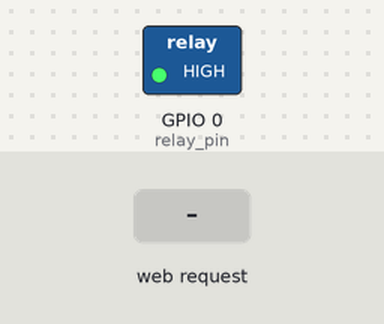
This sketch was run on a simulated ESP8266 (NodeMCU). On the bench: switched loads named in the sketch (green lamp = pin HIGH). The test bench sets the inputs (shaded band). WiFi joins after 1.5 s; servers stay silent unless stated; what the sketch prints to the serial monitor is not drawn.

Above: at 2.7 s.
2.8 s: HTTP request GET /on received
At 4.0 s:
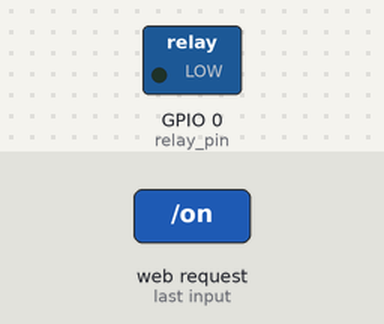
4.3 s: HTTP request GET /off received
At 5.2 s:
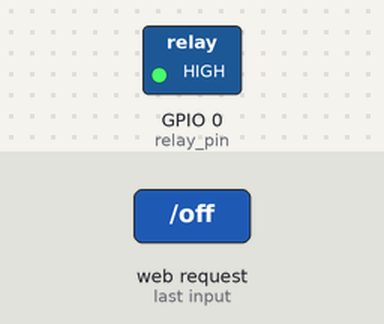
Timing chart, 0 to 7.3 s (numbered marks = the images above; inputs shaded):
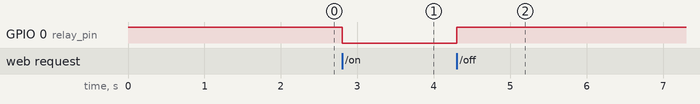

Measured:
- after the input at 2.8 s, GPIO 0 (relay_pin): HIGH → LOW at once
- after the input at 4.3 s, GPIO 0 (relay_pin): LOW → HIGH at once

The sketch:

wifi_switch_esp8266.ino
```cpp
#include <ESP8266WiFi.h>
#include <WiFiClient.h>
#include <ESP8266WebServer.h>
#include <ESP8266Ping.h>

#define relay_pin  0

const char* ssid     = "<YOUR_SSID>";
const char* password = "<YOUR_PASSWORD>";
boolean st = false;

// Address of your wifi router
const IPAddress remote_ip(192, 168, 0, 1);


ESP8266WebServer server(80);

String webString = "";
int counter = -32767;

void handle_root() {
  server.send(200, "text/plain", "Hello\nESP8266 webserver, commands: /on, /off, or /st");
  delay(100);
}

void setup(void) {
  // You can open the Arduino IDE Serial Monitor window to see what the code is doing
  Serial.begin(9600);  // Serial connection from ESP-01 via 3.3v console cable

  pinMode(relay_pin, OUTPUT);
  digitalWrite(relay_pin, HIGH);

  connect();

  server.on("/", handle_root);

  server.on("/on", []() { // if you add this subdirectory to your webserver call, you get text below :)
    digitalWrite(relay_pin, LOW);
    st = true;
    webString = "ON";
    Serial.println("ON\r\n");
    server.send(200, "text/plain", webString);            // send to someones browser when asked
  });

  server.on("/off", []() {
    digitalWrite(relay_pin, HIGH);
    webString = "OFF";
    st = false;
    Serial.println("OFF\r\n");
    server.send(200, "text/plain", webString);               // send to someones browser when asked
  });

 server.on("/st",[](){
    if(st) {
        Serial.println("ON\r\n");
        server.send(200, "text/plain", "ON");            // send to someones browser when asked
      } else {
        Serial.println("OFF\r\n");
        server.send(200, "text/plain", "OFF");            // send to someones browser when asked
      }
  });

   server.on("/color", []() {                             // in case if you are connected with an arduino which controlls RGB
    String message="Null";                                // The URL should be http://<YOUR_IP>/color?c=<RGB CODE>
    if(server.argName(0)=="c") {
      message = "COLOR=" + server.arg(0);
      Serial.println(message);
    }
    server.send(200, "text/plain", message);
  });
  server.begin();
}

void loop(void)
{
  counter = counter + 1;
  server.handleClient();
  if(counter > 32766) { //Check if still connected to your network on every 65534th cycle
    if(!Ping.ping(remote_ip, 3)) { // if not connected
      connect(); // do connect
    }
    counter = -32767;
  }
}

void connect()
{
  Serial.print("Connect to WiFi ");

  // Connect to WiFi network
  WiFi.begin(ssid, password);

  // Wait for connection
  while (WiFi.status() != WL_CONNECTED) {
    Serial.print(".");
    delay(500);
  }

  Serial.println("");
}
```
